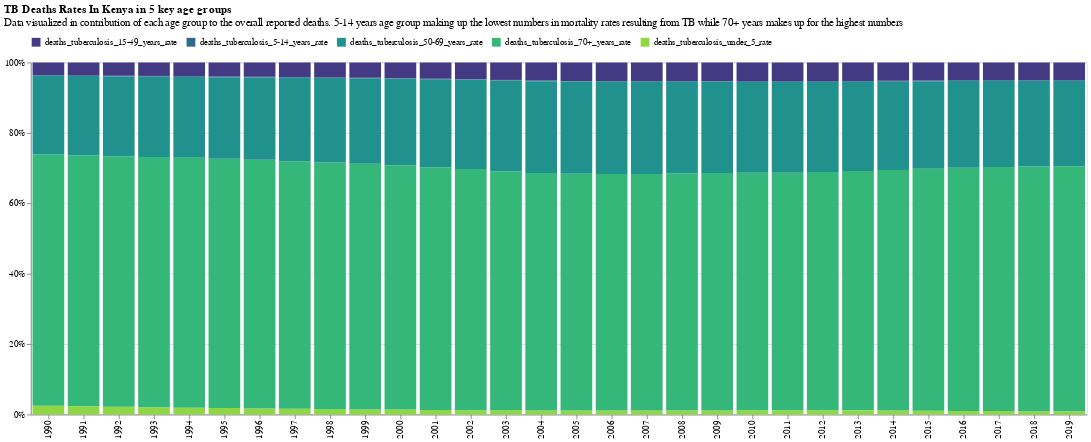

This figure's notebook cell:
### Markdown cell above
### Age group tb deaths normalized stacked bar chart

### Code cell
selection = alt.selection_single(fields=['key'], bind='legend')

alt.Chart(age_group).transform_fold([
    'deaths_tuberculosis_under_5_rate',
    'deaths_tuberculosis_70+_years_rate',
    'deaths_tuberculosis_5-14_years_rate',
    'deaths_tuberculosis_15-49_years_rate',
    'deaths_tuberculosis_50-69_years_rate']).mark_bar().encode(
alt.X('year:O', title=""),
alt.Y('value:Q', stack='normalize', axis=alt.Axis(format="%", tickCount=5), title=""),
alt.Color('key:N', scale=alt.Scale(scheme='viridis'),
                                   #domain=['Below 5 Years','70+ Years','5-14 Years','15-49 Years','50-69 Years']),
                                   legend=alt.Legend(orient="top", title="")),
opacity=alt.condition(selection, alt.value(1), alt.value(0.3))).add_selection(selection).properties(
    height=400,
    width=1200,
    title={"text":"TB Deaths Rates In Kenya in 5 key age groups",
           "anchor":"start",
           "offset":10,
           "subtitle":"Data visualized in contribution of each age group to the overall reported deaths. 5-14 years age group making up the lowest numbers in mortality rates resulting from TB while 70+ years makes up for the highest numbers",
           "subtitleFontSize":12})

### Figure 1 — Vega-Lite specification as saved in the notebook (floating-point values rounded to 4 significant figures)
{"$schema": "https://vega.github.io/schema/vega-lite/v5.14.1.json", "config": {"view": {"continuousHeight": 300, "continuousWidth": 300}}, "data": {"name": "data-398776269df7c900e5ccab5b7931df2b"}, "datasets": {"data-398776269df7c900e5ccab5b7931df2b": [{"deaths_tuberculosis_15-49_years_rate": 33.31, "deaths_tuberculosis_5-14_years_rate": 2, "deaths_tuberculosis_50-69_years_rate": 207.8, "deaths_tuberculosis_70+_years_rate": 665.0, "deaths_tuberculosis_under_5_rate": 22.99, "year": 1990}, {"deaths_tuberculosis_15-49_years_rate": 33.5, "deaths_tuberculosis_5-14_years_rate": 1.97, "deaths_tuberculosis_50-69_years_rate": 205.8, "deaths_tuberculosis_70+_years_rate": 652.8, "deaths_tuberculosis_under_5_rate": 21.24, "year": 1991}, {"deaths_tuberculosis_15-49_years_rate": 34.23, "deaths_tuberculosis_5-14_years_rate": 1.95, "deaths_tuberculosis_50-69_years_rate": 207.1, "deaths_tuberculosis_70+_years_rate": 650.5, "deaths_tuberculosis_under_5_rate": 19.91, "year": 1992}, {"deaths_tuberculosis_15-49_years_rate": 34.98, "deaths_tuberculosis_5-14_years_rate": 1.93, "deaths_tuberculosis_50-69_years_rate": 208.8, "deaths_tuberculosis_70+_years_rate": 650.4, "deaths_tuberculosis_under_5_rate": 18.73, "year": 1993}, {"deaths_tuberculosis_15-49_years_rate": 35.53, "deaths_tuberculosis_5-14_years_rate": 1.89, "deaths_tuberculosis_50-69_years_rate": 208.7, "deaths_tuberculosis_70+_years_rate": 645.2, "deaths_tuberculosis_under_5_rate": 17.56, "year": 1994}, {"deaths_tuberculosis_15-49_years_rate": 35.84, "deaths_tuberculosis_5-14_years_rate": 1.84, "deaths_tuberculosis_50-69_years_rate": 207.8, "deaths_tuberculosis_70+_years_rate": 635.6, "deaths_tuberculosis_under_5_rate": 16.41, "year": 1995}, {"deaths_tuberculosis_15-49_years_rate": 36.13, "deaths_tuberculosis_5-14_years_rate": 1.76, "deaths_tuberculosis_50-69_years_rate": 207.3, "deaths_tuberculosis_70+_years_rate": 626.0, "deaths_tuberculosis_under_5_rate": 15.36, "year": 1996}, {"deaths_tuberculosis_15-49_years_rate": 37.01, "deaths_tuberculosis_5-14_years_rate": 1.73, "deaths_tuberculosis_50-69_years_rate": 210.7, "deaths_tuberculosis_70+_years_rate": 626.0, "deaths_tuberculosis_under_5_rate": 14.49, "year": 1997}, {"deaths_tuberculosis_15-49_years_rate": 38.26, "deaths_tuberculosis_5-14_years_rate": 1.7, "deaths_tuberculosis_50-69_years_rate": 216.3, "deaths_tuberculosis_70+_years_rate": 630.9, "deaths_tuberculosis_under_5_rate": 13.67, "year": 1998}, {"deaths_tuberculosis_15-49_years_rate": 38.9, "deaths_tuberculosis_5-14_years_rate": 1.65, "deaths_tuberculosis_50-69_years_rate": 218.0, "deaths_tuberculosis_70+_years_rate": 627.2, "deaths_tuberculosis_under_5_rate": 12.87, "year": 1999}, {"deaths_tuberculosis_15-49_years_rate": 40.41, "deaths_tuberculosis_5-14_years_rate": 1.67, "deaths_tuberculosis_50-69_years_rate": 223.1, "deaths_tuberculosis_70+_years_rate": 627.7, "deaths_tuberculosis_under_5_rate": 12.71, "year": 2000}, {"deaths_tuberculosis_15-49_years_rate": 41.13, "deaths_tuberculosis_5-14_years_rate": 1.62, "deaths_tuberculosis_50-69_years_rate": 223.5, "deaths_tuberculosis_70+_years_rate": 616.8, "deaths_tuberculosis_under_5_rate": 11.66, "year": 2001}, {"deaths_tuberculosis_15-49_years_rate": 42.49, "deaths_tuberculosis_5-14_years_rate": 1.62, "deaths_tuberculosis_50-69_years_rate": 226.8, "deaths_tuberculosis_70+_years_rate": 612.4, "deaths_tuberculosis_under_5_rate": 11.02, "year": 2002}, {"deaths_tuberculosis_15-49_years_rate": 44.17, "deaths_tuberculosis_5-14_years_rate": 1.75, "deaths_tuberculosis_50-69_years_rate": 229.5, "deaths_tuberculosis_70+_years_rate": 603.9, "deaths_tuberculosis_under_5_rate": 10.77, "year": 2003}, {"deaths_tuberculosis_15-49_years_rate": 44.71, "deaths_tuberculosis_5-14_years_rate": 1.72, "deaths_tuberculosis_50-69_years_rate": 226.8, "deaths_tuberculosis_70+_years_rate": 587.5, "deaths_tuberculosis_under_5_rate": 10.14, "year": 2004}, {"deaths_tuberculosis_15-49_years_rate": 44.48, "deaths_tuberculosis_5-14_years_rate": 1.67, "deaths_tuberculosis_50-69_years_rate": 222.0, "deaths_tuberculosis_70+_years_rate": 571.3, "deaths_tuberculosis_under_5_rate": 9.81, "year": 2005}, {"deaths_tuberculosis_15-49_years_rate": 43.92, "deaths_tuberculosis_5-14_years_rate": 1.64, "deaths_tuberculosis_50-69_years_rate": 217.3, "deaths_tuberculosis_70+_years_rate": 558.0, "deaths_tuberculosis_under_5_rate": 9.48, "year": 2006}, {"deaths_tuberculosis_15-49_years_rate": 43.16, "deaths_tuberculosis_5-14_years_rate": 1.65, "deaths_tuberculosis_50-69_years_rate": 213.2, "deaths_tuberculosis_70+_years_rate": 547.6, "deaths_tuberculosis_under_5_rate": 9.29, "year": 2007}, {"deaths_tuberculosis_15-49_years_rate": 42.42, "deaths_tuberculosis_5-14_years_rate": 1.64, "deaths_tuberculosis_50-69_years_rate": 208.7, "deaths_tuberculosis_70+_years_rate": 540.1, "deaths_tuberculosis_under_5_rate": 8.87, "year": 2008}, {"deaths_tuberculosis_15-49_years_rate": 41.63, "deaths_tuberculosis_5-14_years_rate": 1.65, "deaths_tuberculosis_50-69_years_rate": 203.6, "deaths_tuberculosis_70+_years_rate": 530.2, "deaths_tuberculosis_under_5_rate": 8.76, "year": 2009}, {"deaths_tuberculosis_15-49_years_rate": 40.53, "deaths_tuberculosis_5-14_years_rate": 1.68, "deaths_tuberculosis_50-69_years_rate": 196.7, "deaths_tuberculosis_70+_years_rate": 514.0, "deaths_tuberculosis_under_5_rate": 9.04, "year": 2010}, {"deaths_tuberculosis_15-49_years_rate": 39.31, "deaths_tuberculosis_5-14_years_rate": 1.7, "deaths_tuberculosis_50-69_years_rate": 189.5, "deaths_tuberculosis_70+_years_rate": 496.9, "deaths_tuberculosis_under_5_rate": 9.04, "year": 2011}, {"deaths_tuberculosis_15-49_years_rate": 37.87, "deaths_tuberculosis_5-14_years_rate": 1.61, "deaths_tuberculosis_50-69_years_rate": 181.8, "deaths_tuberculosis_70+_years_rate": 480.8, "deaths_tuberculosis_under_5_rate": 8.43, "year": 2012}, {"deaths_tuberculosis_15-49_years_rate": 36.53, "deaths_tuberculosis_5-14_years_rate": 1.53, "deaths_tuberculosis_50-69_years_rate": 175.1, "deaths_tuberculosis_70+_years_rate": 469.9, "deaths_tuberculosis_under_5_rate": 8.1, "year": 2013}, {"deaths_tuberculosis_15-49_years_rate": 35.45, "deaths_tuberculosis_5-14_years_rate": 1.46, "deaths_tuberculosis_50-69_years_rate": 170.2, "deaths_tuberculosis_70+_years_rate": 463.9, "deaths_tuberculosis_under_5_rate": 7.66, "year": 2014}, {"deaths_tuberculosis_15-49_years_rate": 34.14, "deaths_tuberculosis_5-14_years_rate": 1.36, "deaths_tuberculosis_50-69_years_rate": 164.8, "deaths_tuberculosis_70+_years_rate": 456.9, "deaths_tuberculosis_under_5_rate": 6.97, "year": 2015}, {"deaths_tuberculosis_15-49_years_rate": 32.51, "deaths_tuberculosis_5-14_years_rate": 1.26, "deaths_tuberculosis_50-69_years_rate": 157.6, "deaths_tuberculosis_70+_years_rate": 442.1, "deaths_tuberculosis_under_5_rate": 6.26, "year": 2016}, {"deaths_tuberculosis_15-49_years_rate": 30.87, "deaths_tuberculosis_5-14_years_rate": 1.19, "deaths_tuberculosis_50-69_years_rate": 149.5, "deaths_tuberculosis_70+_years_rate": 423.9, "deaths_tuberculosis_under_5_rate": 5.94, "year": 2017}, {"deaths_tuberculosis_15-49_years_rate": 29.36, "deaths_tuberculosis_5-14_years_rate": 1.11, "deaths_tuberculosis_50-69_years_rate": 141.4, "deaths_tuberculosis_70+_years_rate": 403.8, "deaths_tuberculosis_under_5_rate": 5.36, "year": 2018}, {"deaths_tuberculosis_15-49_years_rate": 28.14, "deaths_tuberculosis_5-14_years_rate": 1.03, "deaths_tuberculosis_50-69_years_rate": 134.9, "deaths_tuberculosis_70+_years_rate": 387.0, "deaths_tuberculosis_under_5_rate": 4.92, "year": 2019}]}, "encoding": {"color": {"field": "key", "legend": {"orient": "top", "title": ""}, "scale": {"scheme": "viridis"}, "type": "nominal"}, "opacity": {"condition": {"param": "param_2", "value": 1}, "value": 0.3}, "x": {"field": "year", "title": "", "type": "ordinal"}, "y": {"axis": {"format": "%", "tickCount": 5}, "field": "value", "stack": "normalize", "title": "", "type": "quantitative"}}, "height": 400, "mark": {"type": "bar"}, "params": [{"bind": "legend", "name": "param_2", "select": {"fields": ["key"], "type": "point"}}], "title": {"anchor": "start", "offset": 10, "subtitle": "Data visualized in contribution of each age group to the overall reported deaths. 5-14 years age group making up the lowest numbers in mortality rates resulting from TB while 70+ years makes up for the highest numbers", "subtitleFontSize": 12, "text": "TB Deaths Rates In Kenya in 5 key age groups"}, "transform": [{"fold": ["deaths_tuberculosis_under_5_rate", "deaths_tuberculosis_70+_years_rate", "deaths_tuberculosis_5-14_years_rate", "deaths_tuberculosis_15-49_years_rate", "deaths_tuberculosis_50-69_years_rate"]}], "width": 1200}
